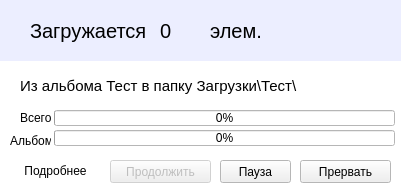
<?xml version="1.0" encoding="UTF-8"?>
<ui version="4.0">
 <class>loadForm</class>
 <widget class="QWidget" name="loadForm">
  <property name="windowModality">
   <enum>Qt::NonModal</enum>
  </property>
  <property name="geometry">
   <rect>
    <x>0</x>
    <y>0</y>
    <width>401</width>
    <height>190</height>
   </rect>
  </property>
  <property name="sizePolicy">
   <sizepolicy hsizetype="Maximum" vsizetype="Maximum">
    <horstretch>0</horstretch>
    <verstretch>0</verstretch>
   </sizepolicy>
  </property>
  <property name="palette">
   <palette>
    <active>
     <colorrole role="Base">
      <brush brushstyle="SolidPattern">
       <color alpha="255">
        <red>255</red>
        <green>255</green>
        <blue>255</blue>
       </color>
      </brush>
     </colorrole>
     <colorrole role="Window">
      <brush brushstyle="SolidPattern">
       <color alpha="255">
        <red>255</red>
        <green>255</green>
        <blue>255</blue>
       </color>
      </brush>
     </colorrole>
    </active>
    <inactive>
     <colorrole role="Base">
      <brush brushstyle="SolidPattern">
       <color alpha="255">
        <red>255</red>
        <green>255</green>
        <blue>255</blue>
       </color>
      </brush>
     </colorrole>
     <colorrole role="Window">
      <brush brushstyle="SolidPattern">
       <color alpha="255">
        <red>255</red>
        <green>255</green>
        <blue>255</blue>
       </color>
      </brush>
     </colorrole>
    </inactive>
    <disabled>
     <colorrole role="Base">
      <brush brushstyle="SolidPattern">
       <color alpha="255">
        <red>255</red>
        <green>255</green>
        <blue>255</blue>
       </color>
      </brush>
     </colorrole>
     <colorrole role="Window">
      <brush brushstyle="SolidPattern">
       <color alpha="255">
        <red>255</red>
        <green>255</green>
        <blue>255</blue>
       </color>
      </brush>
     </colorrole>
    </disabled>
   </palette>
  </property>
  <property name="windowTitle">
   <string>Загрузка</string>
  </property>
  <property name="windowIcon">
   <iconset resource="resource.qrc">
    <normaloff>:/icons/icons/windowicon.ico</normaloff>:/icons/icons/windowicon.ico</iconset>
  </property>
  <widget class="QFrame" name="frame">
   <property name="geometry">
    <rect>
     <x>-10</x>
     <y>-10</y>
     <width>421</width>
     <height>71</height>
    </rect>
   </property>
   <property name="palette">
    <palette>
     <active>
      <colorrole role="Base">
       <brush brushstyle="SolidPattern">
        <color alpha="255">
         <red>255</red>
         <green>255</green>
         <blue>255</blue>
        </color>
       </brush>
      </colorrole>
      <colorrole role="Window">
       <brush brushstyle="SolidPattern">
        <color alpha="255">
         <red>236</red>
         <green>238</green>
         <blue>255</blue>
        </color>
       </brush>
      </colorrole>
     </active>
     <inactive>
      <colorrole role="Base">
       <brush brushstyle="SolidPattern">
        <color alpha="255">
         <red>255</red>
         <green>255</green>
         <blue>255</blue>
        </color>
       </brush>
      </colorrole>
      <colorrole role="Window">
       <brush brushstyle="SolidPattern">
        <color alpha="255">
         <red>236</red>
         <green>238</green>
         <blue>255</blue>
        </color>
       </brush>
      </colorrole>
     </inactive>
     <disabled>
      <colorrole role="Base">
       <brush brushstyle="SolidPattern">
        <color alpha="255">
         <red>236</red>
         <green>238</green>
         <blue>255</blue>
        </color>
       </brush>
      </colorrole>
      <colorrole role="Window">
       <brush brushstyle="SolidPattern">
        <color alpha="255">
         <red>236</red>
         <green>238</green>
         <blue>255</blue>
        </color>
       </brush>
      </colorrole>
     </disabled>
    </palette>
   </property>
   <property name="autoFillBackground">
    <bool>true</bool>
   </property>
   <property name="frameShape">
    <enum>QFrame::NoFrame</enum>
   </property>
   <property name="frameShadow">
    <enum>QFrame::Sunken</enum>
   </property>
   <widget class="QLabel" name="label">
    <property name="geometry">
     <rect>
      <x>40</x>
      <y>10</y>
      <width>121</width>
      <height>61</height>
     </rect>
    </property>
    <property name="font">
     <font>
      <pointsize>15</pointsize>
      <weight>50</weight>
      <italic>false</italic>
      <bold>false</bold>
      <underline>false</underline>
      <strikeout>false</strikeout>
      <stylestrategy>PreferAntialias</stylestrategy>
      <kerning>true</kerning>
     </font>
    </property>
    <property name="text">
     <string>Загружается</string>
    </property>
   </widget>
   <widget class="QLabel" name="loadCountLabel">
    <property name="geometry">
     <rect>
      <x>170</x>
      <y>10</y>
      <width>51</width>
      <height>61</height>
     </rect>
    </property>
    <property name="font">
     <font>
      <pointsize>15</pointsize>
      <weight>50</weight>
      <italic>false</italic>
      <bold>false</bold>
      <underline>false</underline>
      <strikeout>false</strikeout>
      <stylestrategy>PreferAntialias</stylestrategy>
      <kerning>true</kerning>
     </font>
    </property>
    <property name="text">
     <string>0</string>
    </property>
   </widget>
   <widget class="QLabel" name="loadSuffixLabel">
    <property name="geometry">
     <rect>
      <x>220</x>
      <y>10</y>
      <width>111</width>
      <height>61</height>
     </rect>
    </property>
    <property name="font">
     <font>
      <pointsize>15</pointsize>
      <weight>50</weight>
      <italic>false</italic>
      <bold>false</bold>
      <underline>false</underline>
      <strikeout>false</strikeout>
      <stylestrategy>PreferAntialias</stylestrategy>
      <kerning>true</kerning>
     </font>
    </property>
    <property name="text">
     <string>элем.</string>
    </property>
   </widget>
   <widget class="QLabel" name="label_3">
    <property name="geometry">
     <rect>
      <x>310</x>
      <y>-10</y>
      <width>111</width>
      <height>91</height>
     </rect>
    </property>
    <property name="text">
     <string/>
    </property>
    <property name="pixmap">
     <pixmap resource="resource.qrc">:/icons/icons/windowicon.ico</pixmap>
    </property>
    <property name="scaledContents">
     <bool>false</bool>
    </property>
   </widget>
  </widget>
  <widget class="QProgressBar" name="totalPBar">
   <property name="geometry">
    <rect>
     <x>54</x>
     <y>110</y>
     <width>341</width>
     <height>16</height>
    </rect>
   </property>
   <property name="value">
    <number>0</number>
   </property>
   <property name="alignment">
    <set>Qt::AlignLeading|Qt::AlignLeft|Qt::AlignVCenter</set>
   </property>
   <property name="textVisible">
    <bool>true</bool>
   </property>
   <property name="orientation">
    <enum>Qt::Horizontal</enum>
   </property>
   <property name="invertedAppearance">
    <bool>false</bool>
   </property>
   <property name="textDirection">
    <enum>QProgressBar::TopToBottom</enum>
   </property>
  </widget>
  <widget class="QProgressBar" name="albumPBar">
   <property name="geometry">
    <rect>
     <x>54</x>
     <y>130</y>
     <width>341</width>
     <height>16</height>
    </rect>
   </property>
   <property name="value">
    <number>0</number>
   </property>
   <property name="alignment">
    <set>Qt::AlignCenter</set>
   </property>
   <property name="textVisible">
    <bool>true</bool>
   </property>
  </widget>
  <widget class="QPushButton" name="abortButton">
   <property name="geometry">
    <rect>
     <x>300</x>
     <y>160</y>
     <width>91</width>
     <height>23</height>
    </rect>
   </property>
   <property name="text">
    <string>Прервать</string>
   </property>
   <property name="icon">
    <iconset resource="resource.qrc">
     <normaloff>:/icons/icons/aborticon.ico</normaloff>:/icons/icons/aborticon.ico</iconset>
   </property>
   <property name="iconSize">
    <size>
     <width>20</width>
     <height>20</height>
    </size>
   </property>
  </widget>
  <widget class="QPushButton" name="pauseButton">
   <property name="geometry">
    <rect>
     <x>220</x>
     <y>160</y>
     <width>71</width>
     <height>23</height>
    </rect>
   </property>
   <property name="text">
    <string>Пауза</string>
   </property>
   <property name="icon">
    <iconset resource="resource.qrc">
     <normaloff>:/icons/icons/pauseicon.ico</normaloff>:/icons/icons/pauseicon.ico</iconset>
   </property>
   <property name="iconSize">
    <size>
     <width>20</width>
     <height>20</height>
    </size>
   </property>
  </widget>
  <widget class="QPushButton" name="continueButton">
   <property name="enabled">
    <bool>false</bool>
   </property>
   <property name="geometry">
    <rect>
     <x>110</x>
     <y>160</y>
     <width>101</width>
     <height>23</height>
    </rect>
   </property>
   <property name="text">
    <string>Продолжить</string>
   </property>
   <property name="icon">
    <iconset resource="resource.qrc">
     <normaloff>:/icons/icons/continueicon.ico</normaloff>:/icons/icons/continueicon.ico</iconset>
   </property>
   <property name="iconSize">
    <size>
     <width>60</width>
     <height>20</height>
    </size>
   </property>
  </widget>
  <widget class="QLabel" name="loadDestLabel">
   <property name="geometry">
    <rect>
     <x>20</x>
     <y>70</y>
     <width>381</width>
     <height>31</height>
    </rect>
   </property>
   <property name="font">
    <font>
     <pointsize>11</pointsize>
    </font>
   </property>
   <property name="text">
    <string>Из альбома Тест в папку Загрузки\Тест\</string>
   </property>
   <property name="wordWrap">
    <bool>true</bool>
   </property>
  </widget>
  <widget class="QLabel" name="label_5">
   <property name="geometry">
    <rect>
     <x>20</x>
     <y>110</y>
     <width>31</width>
     <height>16</height>
    </rect>
   </property>
   <property name="text">
    <string>Всего</string>
   </property>
  </widget>
  <widget class="QLabel" name="label_6">
   <property name="geometry">
    <rect>
     <x>10</x>
     <y>130</y>
     <width>41</width>
     <height>21</height>
    </rect>
   </property>
   <property name="text">
    <string>Альбом</string>
   </property>
  </widget>
  <widget class="QPushButton" name="moreInfoButton">
   <property name="geometry">
    <rect>
     <x>10</x>
     <y>160</y>
     <width>91</width>
     <height>21</height>
    </rect>
   </property>
   <property name="layoutDirection">
    <enum>Qt::LeftToRight</enum>
   </property>
   <property name="autoFillBackground">
    <bool>false</bool>
   </property>
   <property name="text">
    <string>Подробнее</string>
   </property>
   <property name="icon">
    <iconset resource="resource.qrc">
     <normaloff>:/icons/icons/downicon.ico</normaloff>:/icons/icons/downicon.ico</iconset>
   </property>
   <property name="iconSize">
    <size>
     <width>20</width>
     <height>20</height>
    </size>
   </property>
   <property name="checkable">
    <bool>false</bool>
   </property>
   <property name="autoRepeat">
    <bool>false</bool>
   </property>
   <property name="autoExclusive">
    <bool>false</bool>
   </property>
   <property name="flat">
    <bool>true</bool>
   </property>
  </widget>
  <widget class="QFrame" name="moreInfoFrame">
   <property name="geometry">
    <rect>
     <x>0</x>
     <y>190</y>
     <width>401</width>
     <height>221</height>
    </rect>
   </property>
   <property name="palette">
    <palette>
     <active>
      <colorrole role="Base">
       <brush brushstyle="SolidPattern">
        <color alpha="255">
         <red>255</red>
         <green>255</green>
         <blue>255</blue>
        </color>
       </brush>
      </colorrole>
      <colorrole role="Window">
       <brush brushstyle="SolidPattern">
        <color alpha="255">
         <red>236</red>
         <green>238</green>
         <blue>255</blue>
        </color>
       </brush>
      </colorrole>
     </active>
     <inactive>
      <colorrole role="Base">
       <brush brushstyle="SolidPattern">
        <color alpha="255">
         <red>255</red>
         <green>255</green>
         <blue>255</blue>
        </color>
       </brush>
      </colorrole>
      <colorrole role="Window">
       <brush brushstyle="SolidPattern">
        <color alpha="255">
         <red>236</red>
         <green>238</green>
         <blue>255</blue>
        </color>
       </brush>
      </colorrole>
     </inactive>
     <disabled>
      <colorrole role="Base">
       <brush brushstyle="SolidPattern">
        <color alpha="255">
         <red>236</red>
         <green>238</green>
         <blue>255</blue>
        </color>
       </brush>
      </colorrole>
      <colorrole role="Window">
       <brush brushstyle="SolidPattern">
        <color alpha="255">
         <red>236</red>
         <green>238</green>
         <blue>255</blue>
        </color>
       </brush>
      </colorrole>
     </disabled>
    </palette>
   </property>
   <property name="autoFillBackground">
    <bool>true</bool>
   </property>
   <property name="frameShape">
    <enum>QFrame::StyledPanel</enum>
   </property>
   <property name="frameShadow">
    <enum>QFrame::Raised</enum>
   </property>
   <widget class="QLabel" name="label_7">
    <property name="geometry">
     <rect>
      <x>130</x>
      <y>40</y>
      <width>81</width>
      <height>16</height>
     </rect>
    </property>
    <property name="font">
     <font>
      <pointsize>11</pointsize>
     </font>
    </property>
    <property name="text">
     <string>Загружено:</string>
    </property>
   </widget>
   <widget class="QLabel" name="loadedCountLabel">
    <property name="geometry">
     <rect>
      <x>220</x>
      <y>40</y>
      <width>101</width>
      <height>16</height>
     </rect>
    </property>
    <property name="font">
     <font>
      <pointsize>11</pointsize>
     </font>
    </property>
    <property name="text">
     <string>0</string>
    </property>
   </widget>
   <widget class="QLabel" name="label_9">
    <property name="geometry">
     <rect>
      <x>150</x>
      <y>60</y>
      <width>61</width>
      <height>16</height>
     </rect>
    </property>
    <property name="font">
     <font>
      <pointsize>11</pointsize>
     </font>
    </property>
    <property name="text">
     <string>Ошибка:</string>
    </property>
   </widget>
   <widget class="QLabel" name="errorCountLabel">
    <property name="geometry">
     <rect>
      <x>220</x>
      <y>60</y>
      <width>81</width>
      <height>16</height>
     </rect>
    </property>
    <property name="font">
     <font>
      <pointsize>11</pointsize>
     </font>
    </property>
    <property name="text">
     <string>0</string>
    </property>
   </widget>
   <widget class="QLabel" name="label_2">
    <property name="geometry">
     <rect>
      <x>120</x>
      <y>10</y>
      <width>91</width>
      <height>21</height>
     </rect>
    </property>
    <property name="font">
     <font>
      <pointsize>14</pointsize>
     </font>
    </property>
    <property name="text">
     <string>Осталось:</string>
    </property>
   </widget>
   <widget class="QLabel" name="leftCountLabel">
    <property name="geometry">
     <rect>
      <x>220</x>
      <y>10</y>
      <width>111</width>
      <height>21</height>
     </rect>
    </property>
    <property name="font">
     <font>
      <pointsize>12</pointsize>
     </font>
    </property>
    <property name="text">
     <string>0</string>
    </property>
   </widget>
   <widget class="QLabel" name="label_4">
    <property name="geometry">
     <rect>
      <x>60</x>
      <y>80</y>
      <width>161</width>
      <height>16</height>
     </rect>
    </property>
    <property name="font">
     <font>
      <pointsize>11</pointsize>
     </font>
    </property>
    <property name="text">
     <string>Объем загруженного:</string>
    </property>
   </widget>
   <widget class="QLabel" name="label_8">
    <property name="geometry">
     <rect>
      <x>140</x>
      <y>100</y>
      <width>71</width>
      <height>21</height>
     </rect>
    </property>
    <property name="font">
     <font>
      <pointsize>11</pointsize>
     </font>
    </property>
    <property name="text">
     <string>Скорость:</string>
    </property>
   </widget>
   <widget class="QLabel" name="speedLabel">
    <property name="geometry">
     <rect>
      <x>220</x>
      <y>100</y>
      <width>141</width>
      <height>21</height>
     </rect>
    </property>
    <property name="font">
     <font>
      <pointsize>11</pointsize>
     </font>
    </property>
    <property name="text">
     <string>0</string>
    </property>
   </widget>
   <widget class="QLabel" name="loadedSizeLabel">
    <property name="geometry">
     <rect>
      <x>220</x>
      <y>80</y>
      <width>141</width>
      <height>16</height>
     </rect>
    </property>
    <property name="font">
     <font>
      <pointsize>11</pointsize>
     </font>
    </property>
    <property name="text">
     <string>0</string>
    </property>
   </widget>
  </widget>
 </widget>
 <resources>
  <include location="resource.qrc"/>
 </resources>
 <connections/>
</ui>
